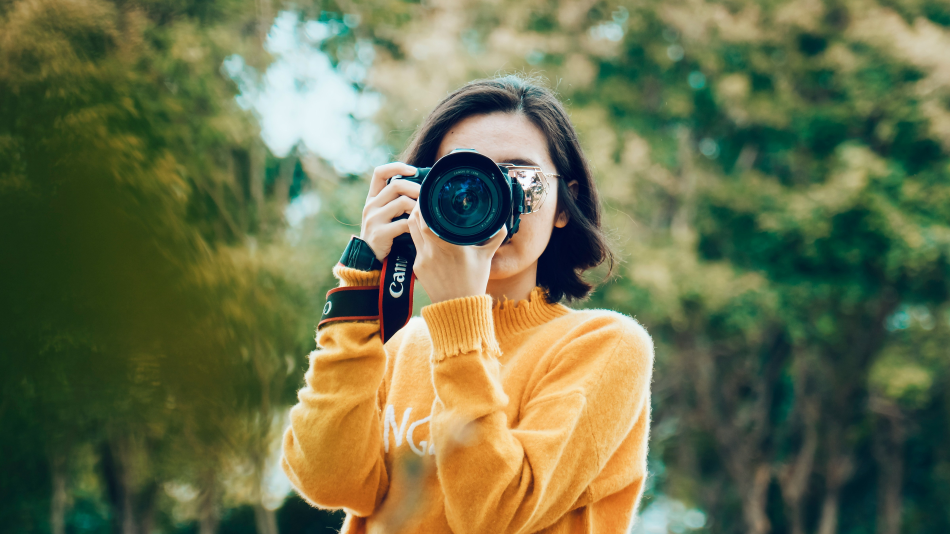
#> input picture my opencv work/new.png, 950 x 534 px
$ python detect_edges.py
#> lines starting #> are read from the running program, lines starting #| are printed output that depends on the picture; after the words box and inside, x2 and y2 are one past the last pixel; in counts of white or black regions, pixels touching at a corner belong together
import cv2


img = cv2.imread("new.png")
#> img is the input picture: shape (534, 950, 3); mean B, G, R 76.8, 112.5, 107.1
g_img = cv2.cvtColor(img, cv2.COLOR_BGR2GRAY)
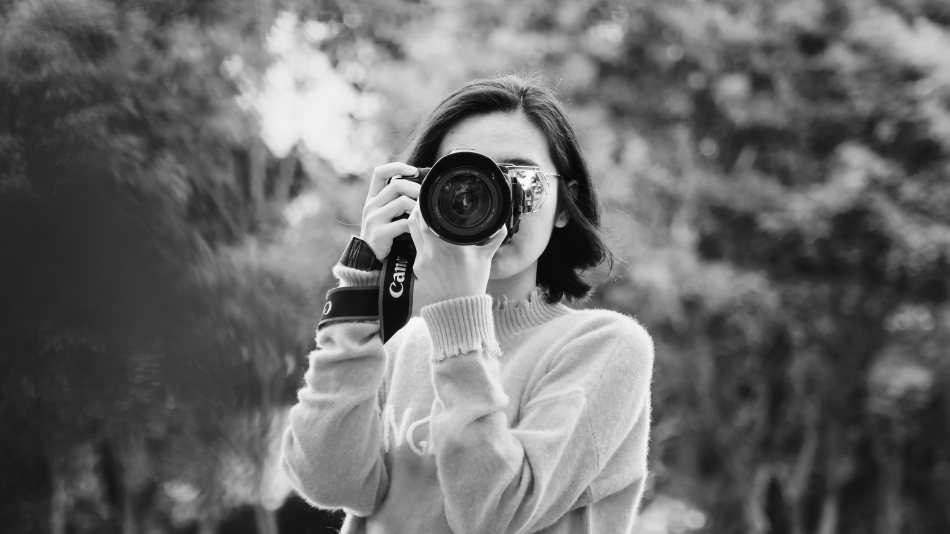
#> g_img: shape (534, 950); min 7, max 251, mean 106.8

e_img = cv2.Canny(g_img, 200, 200)
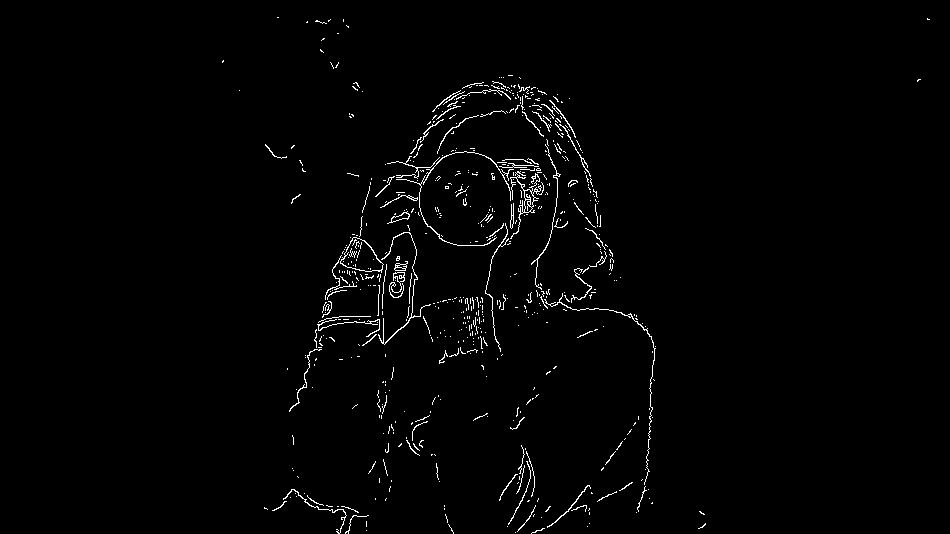
#> e_img: shape (534, 950); 1.5% white in thin lines or dots, all inside (x1, y1, x2, y2) = (222, 17, 930, 534)

cv2.imwrite("edges.png", e_img)

cv2.imshow("origknla", img)
cv2.imshow("edges", e_img)

cv2.waitKey(0)
